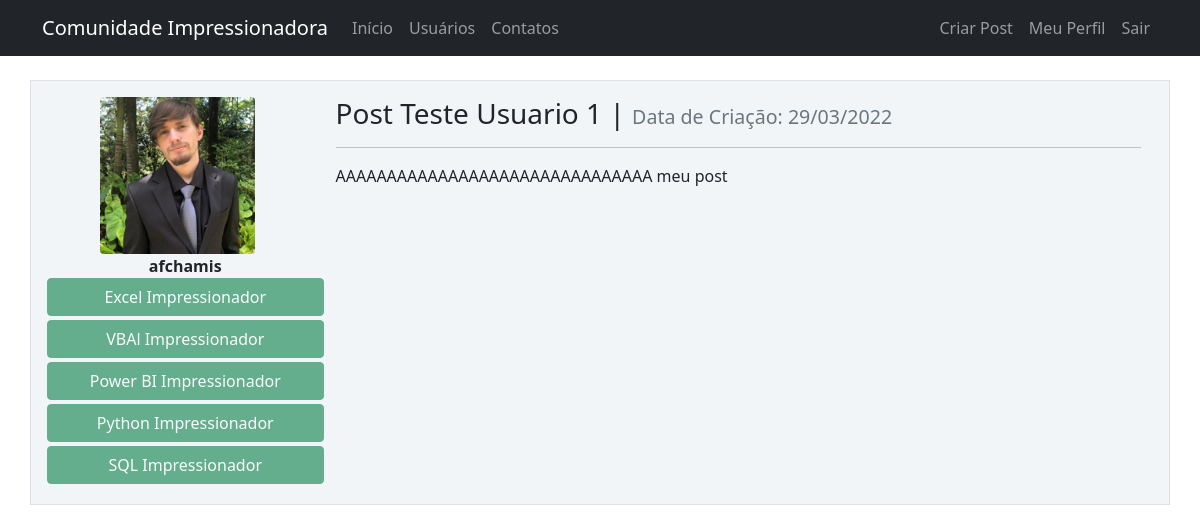
Page /post/5 (signed in) on the committed database.
### comunidadeimpressionadora/models.py (models this page shows, shortened)
class Usuario(database.Model, UserMixin):
    id = database.Column(database.Integer, primary_key=True)
    username = database.Column(database.String, nullable=False)
    email = database.Column(database.String, nullable=False, unique=True)
    senha = database.Column(database.String, nullable=False)
    foto_perfil = database.Column(database.String, default='default.jpg')
    cursos = database.Column(database.String, nullable=False, default='Não Informado')
    posts = database.relationship('Post', backref='autor', lazy=True)

class Post(database.Model):
    id = database.Column(database.Integer, primary_key=True)
    titulo = database.Column(database.String, nullable=False)
    corpo = database.Column(database.Text, nullable=False)
    data_criacao = database.Column(database.DateTime, nullable=False, default=datetime.utcnow)
    id_usuario = database.Column(database.Integer, database.ForeignKey('usuario.id'), nullable=False)

### comunidadeimpressionadora/routes.py (the view, shortened to what this page needs)
@app.route('/post/<post_id>', methods=['GET', 'POST'])
@login_required
def exibir_post(post_id):
    post = Post.query.get(post_id)
    form = None
    return render_template('post.html', post=post, form=form)

### comunidadeimpressionadora/models.py (called while the page is built)
@login_manager.user_loader
def load_usuario(id_usuario):
    return Usuario.query.get(int(id_usuario))

### comunidadeimpressionadora/templates/post.html (shortened to what this page needs)
{% extends 'base.html'%}
{% block body %}
<div class="container mt-3">
    <div class="row mt-4 border p-3 postcard">
        <div class="column col-3" style="text-align: center">
            <div class="image me-3"> <img src="{{ url_for('static', filename='fotos_perfil/{}'.format(post.autor.foto_perfil)) }}" class="rounded" width="155"> </div>
            <strong>{{ post.autor.username }}</strong>
            <div class="row justify-content-center">
                {% for curso in post.autor.cursos.split(';')%}
                    <button type="button" class="btn btn-success mb-1" disabled>{{curso}}</button>
                {% endfor %}
            </div>
        </div>
        <div class="column col-9">
            <h3>{{ post.titulo }} |
                <small class="text-muted" style="font-size: 0.7em">  Data de Criação: {{ post.data_criacao.strftime("%d/%m/%Y") }}
                </small>
            </h3>
            <hr>
            <p>{{ post.corpo }}</p>
        </div>
    </div>
</div>
{% endblock %}

### comunidadeimpressionadora/static/profile.css (style rules this page uses)
.postcard { background-color: #f2f5f8; }

### rows in the picture
Usuario: foto_perfil (picture), autor.username "afchamis"
Post: titulo "Post Teste Usuario 1", data_criacao "29/03/2022", corpo "AAAAAAAAAAAAAAAAAAAAAAAAAAAAAAA meu post"

### other values in the picture
{{ curso }} "Excel Impressionador" "VBAl Impressionador" "Power BI Impressionador" "Python Impressionador" "SQL Impressionador"
